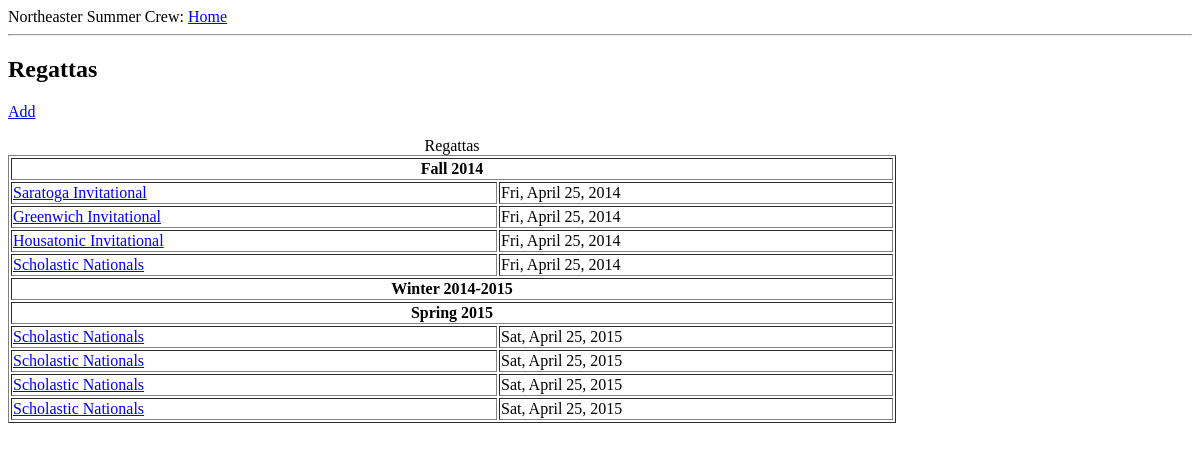
Before: /regattas/ with the older database file.
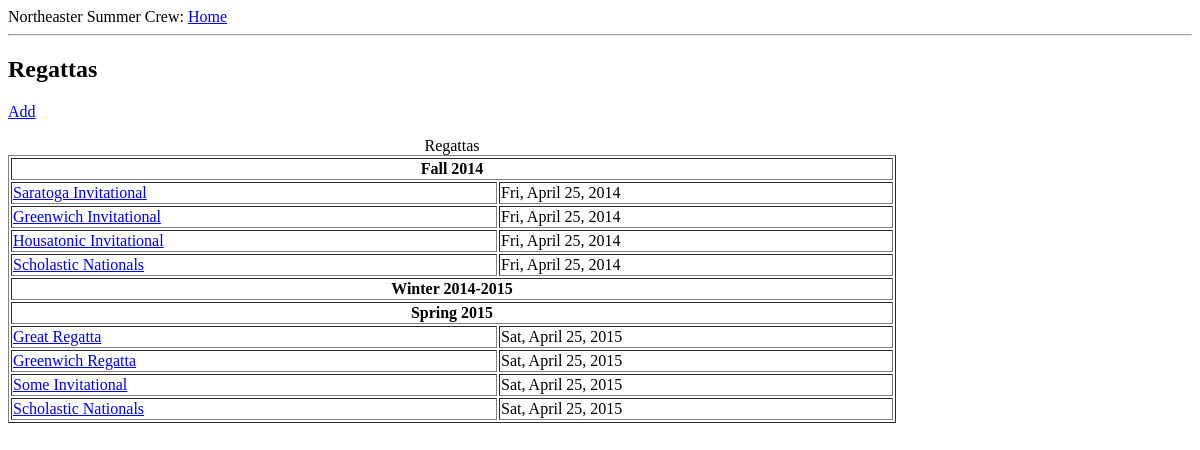
After: the same page with the newer database file.
### database_setup.py (models this page shows)
class Seasons(Base):
    __tablename__ = 'seasons'
    id = Column(Integer, primary_key=True)
    name = Column(String(30), unique=True, nullable=False)
    short = Column(String(15), unique=True)
    description = Column(String(120))
    rower = relationship('Rowers', secondary='rowerseasons')

class Regattas(Base):
    __tablename__ = 'regattas'
    id = Column(Integer, primary_key=True)
    name = Column(String(250), nullable=False)
    season_id = Column(Integer, ForeignKey('seasons.id'), nullable=False)
    date = Column(DateTime)
    description = Column(String(250))
    weblink = Column(String(250))
    rower = relationship('Rowers', secondary='rowerregattas')
    season = relationship('Seasons')

### rowing.py (the view)
@app.route('/regattas/')
def showRegattas():
    seasons = db_helper.get_all_seasons()
    regattas = db_helper.get_all_regattas()
    return render_template('regattas.html', seasons=seasons, regattas=regattas)

### db_helper.py (called while the page is built)
def get_all_seasons():
    return session.query(Seasons).all()

def get_all_regattas():
    return session.query(Regattas).all()

### templates/regattas.html
{% extends "base.html" %}
{% block content %}
<h2>Regattas</h2>
<p><a href='{{url_for('addRegatta')}}'>Add</a></p>
<table border="1", style="width:75%">
<caption> Regattas</caption>
{% for s in seasons %}
<tr><td colspan="2" align="center"><strong>{{s.description}}</stong></td></tr>
{% for r in regattas if r.season_id == s.id %}
<tr><td><a href='{{url_for('showRegatta',regatta_id=r.id)}}'>{{r.name}}</a></td><td>{{r.date.strftime('%a, %B %d, %Y')}}</td></tr>
{% endfor %}
{% endfor %}
</table>
{% endblock %}

### templates/base.html (shortened to what this page needs)
<html>
  <head>
  </head>
  <body>
    <div>Northeaster Summer Crew:
      <a href="{{ url_for('mainPage') }}">Home</a>
	  </div>
    <hr>
    {% block content %}{% endblock %}
  </body>
</html>

Changed rows visible on the page:
changed Regattas: name "Scholastic Nationals" → "Great Regatta"
changed Regattas: name "Scholastic Nationals" → "Greenwich Regatta"
changed Regattas: name "Scholastic Nationals" → "Some Invitational"
